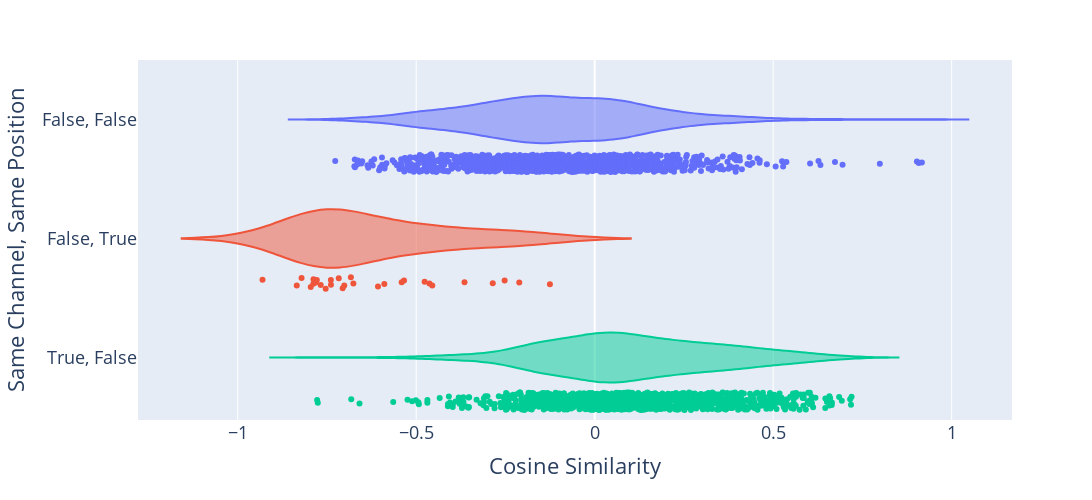

Notebook cell for this chart:
### Markdown cell above
It seems like particular embeddings can be highly correlated and this sometimes runs accross keys/balls or accross positions. We can visualize the distribution of cosine similarity by pairs which share channels/positions. It's possible to pull out groups of related embeddings using absolute cosine similarity as a distance metric.

### Code cell
restricted_embeddings, restricted_labels, restricted_channels = get_filtered_embeddings(normalized_embeddings, index_labels, channels=["key", "ball"], norm = 0.8)
cosine_similarity_matrix = cosine_similarity(restricted_embeddings)
cosine_similarity_df = pd.DataFrame(cosine_similarity_matrix, columns=restricted_labels, index=restricted_labels)
cosine_similarity_df_long = get_long_similarity_df(cosine_similarity_df)

fig = px.violin(
    cosine_similarity_df_long,
    x="cosine_similarity",
    hover_data=["channel_1", "channel_2"],
    y = "category",
    color="category",
    labels={"category": "Same Channel, Same Position"},
    template="plotly",
    points="all",
)
# rename x to "Cosine Similarity"
fig.update_xaxes(title_text="Cosine Similarity")
# make font much larger
fig.update_layout(font=dict(size=18))

# remove legend
fig.update_layout(showlegend=False)

# make it wide and tall
fig.update_layout(height=500, width=1200)
fig.show()

### Figure 1 — Plotly figure (JSON) as saved in the notebook; plotly's stock layout.template omitted (floating-point values rounded to 4 significant figures; data arrays with more than 128 entries replaced by an {"elided": "..."} marker saying what was removed)
{"data": [{"alignmentgroup": "True", "box": {"visible": false}, "customdata": {"elided": "961x2 str values"}, "hovertemplate": "Same Channel, Same Position=%{y}<br>cosine_similarity=%{x}<br>channel_1=%{customdata[0]}<br>channel_2=%{customdata[1]}<extra></extra>", "legendgroup": "False, False", "marker": {"color": "#636efa"}, "name": "False, False", "offsetgroup": "False, False", "orientation": "h", "points": "all", "scalegroup": "True", "showlegend": true, "type": "violin", "x": {"elided": "961 float values"}, "x0": " ", "xaxis": "x", "y": {"elided": "961 str values"}, "y0": " ", "yaxis": "y"}, {"alignmentgroup": "True", "box": {"visible": false}, "customdata": [["ball, (0,3)", "key, (0,3)"], ["ball, (0,4)", "key, (0,4)"], ["ball, (0,5)", "key, (0,5)"], ["ball, (0,6)", "key, (0,6)"], ["ball, (1,2)", "key, (1,2)"], ["ball, (1,3)", "key, (1,3)"], ["ball, (1,4)", "key, (1,4)"], ["ball, (1,5)", "key, (1,5)"], ["ball, (2,2)", "key, (2,2)"], ["ball, (2,3)", "key, (2,3)"], ["ball, (2,4)", "key, (2,4)"], ["ball, (2,5)", "key, (2,5)"], ["ball, (2,6)", "key, (2,6)"], ["ball, (3,4)", "key, (3,4)"], ["ball, (3,5)", "key, (3,5)"], ["ball, (3,6)", "key, (3,6)"], ["ball, (4,2)", "key, (4,2)"], ["ball, (4,3)", "key, (4,3)"], ["ball, (4,4)", "key, (4,4)"], ["ball, (4,5)", "key, (4,5)"], ["ball, (4,6)", "key, (4,6)"], ["ball, (5,2)", "key, (5,2)"], ["ball, (5,3)", "key, (5,3)"], ["ball, (5,4)", "key, (5,4)"], ["ball, (5,5)", "key, (5,5)"], ["ball, (5,6)", "key, (5,6)"], ["ball, (6,2)", "key, (6,2)"], ["ball, (6,3)", "key, (6,3)"], ["ball, (6,4)", "key, (6,4)"]], "hovertemplate": "Same Channel, Same Position=%{y}<br>cosine_similarity=%{x}<br>channel_1=%{customdata[0]}<br>channel_2=%{customdata[1]}<extra></extra>", "legendgroup": "False, True", "marker": {"color": "#EF553B"}, "name": "False, True", "offsetgroup": "False, True", "orientation": "h", "points": "all", "scalegroup": "True", "showlegend": true, "type": "violin", "x": [-0.3646, -0.4763, -0.7535, -0.2855, -0.7881, -0.8346, -0.7954, -0.7811, -0.455, -0.7388, -0.706, -0.676, -0.7784, -0.821, -0.1254, -0.2523, -0.9304, -0.717, -0.7014, -0.5407, -0.4629, -0.7674, -0.739, -0.683, -0.5341, -0.7877, -0.607, -0.5892, -0.2112], "x0": " ", "xaxis": "x", "y": ["False, True", "False, True", "False, True", "False, True", "False, True", "False, True", "False, True", "False, True", "False, True", "False, True", "False, True", "False, True", "False, True", "False, True", "False, True", "False, True", "False, True", "False, True", "False, True", "False, True", "False, True", "False, True", "False, True", "False, True", "False, True", "False, True", "False, True", "False, True", "False, True"], "y0": " ", "yaxis": "y"}, {"alignmentgroup": "True", "box": {"visible": false}, "customdata": {"elided": "963x2 str values"}, "hovertemplate": "Same Channel, Same Position=%{y}<br>cosine_similarity=%{x}<br>channel_1=%{customdata[0]}<br>channel_2=%{customdata[1]}<extra></extra>", "legendgroup": "True, False", "marker": {"color": "#00cc96"}, "name": "True, False", "offsetgroup": "True, False", "orientation": "h", "points": "all", "scalegroup": "True", "showlegend": true, "type": "violin", "x": {"elided": "963 float values"}, "x0": " ", "xaxis": "x", "y": {"elided": "963 str values"}, "y0": " ", "yaxis": "y"}], "layout": {"font": {"size": 18}, "height": 500, "legend": {"title": {"text": "Same Channel, Same Position"}, "tracegroupgap": 0}, "margin": {"t": 60}, "showlegend": false, "violinmode": "overlay", "width": 1200, "xaxis": {"anchor": "y", "domain": [0, 1], "title": {"text": "Cosine Similarity"}}, "yaxis": {"anchor": "x", "categoryarray": ["True, False", "False, True", "False, False"], "categoryorder": "array", "domain": [0, 1], "title": {"text": "Same Channel, Same Position"}}}}
